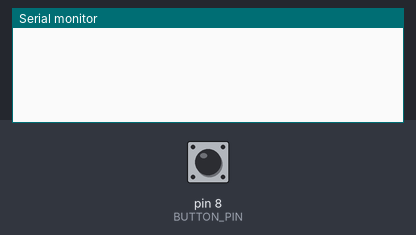
A sketch run on a simulated Arduino Uno, built with avr-gcc and run on an emulated ATmega328P. Shown: the last lines printed to the serial monitor. The inputs (shaded band) are chosen by the test bench; at power-on: pin 8 (BUTTON_PIN) LOW.

Above: at 1.2 s.
1.3 s: pin 8 (BUTTON_PIN) pulled HIGH for 0.15 s
At 1.8 s:
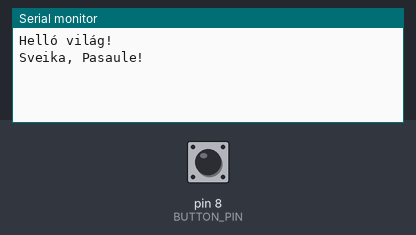
2.9 s: pin 8 (BUTTON_PIN) pulled HIGH for 1 s
At 5.0 s:
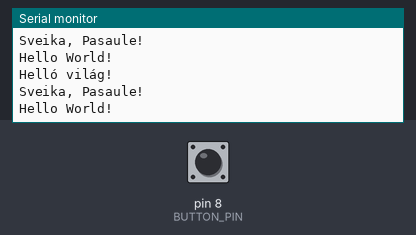

The sketch:

hello_switch_case.ino
```cpp
/*
Switch Case: Hello World
Author: Forest Ray
Date: May 25, 2026
*/

// Global Variables
const byte BUTTON_PIN = 8;   // input pin for active high button
int languageMode      = 0;   // specify language
bool previousState    = LOW; // keep track of button state
bool currentState     = LOW; // current loop button state

// Functions
String change_language(int languageModeP) {
/*
change_language
- Is given language mode that is changed via button press and returns
  "hello world" in a language specified by the number of button presses
Arguments:
- (int) languageModeP - specify which language to return message in
Return:
- (String) return_message - "Hello, world!" in language specified by
  language mode
*/

  String return_message = "Error: Invalid Language Mode";

  switch (languageModeP) {
    case 0: // English
      return_message = "Hello World!";
      break;
    case 1: // Hungarian
      return_message = "Helló világ!";
      break;
    case 2: // Latvian
      return_message = "Sveika, Pasaule!";
      break;
    default:
      return_message = "Error: Invalid Language Mode";
      break;
  } // end switch

  return return_message;
}

bool check_button_state(byte buttonPinP, bool previousStateP) {
/*
check_button_state
- Look at the state of the specified pin and compare it to the previous state.
  Return true if a valid button press has occured. This function is specifically
  for an active high button.
Arguments:
- (byte) buttonPinP - the input pin connected to the button
- (bool) previousStateP - the state to compare the current state of the button to
Return:
- (bool) buttonPress - return true if the button is being pressed
*/

  bool buttonState = digitalRead(buttonPinP); // check state of button
  bool buttonPress = false;

  if ((buttonState!=previousStateP) && buttonState) {
    buttonPress = true;
  }

  return buttonPress;
}

// Main Code
void setup() {
  Serial.begin(9600);         // baud rate is 9600
  pinMode(BUTTON_PIN, INPUT); // set input for button
}

void loop() {
  // check button state
  currentState = check_button_state(BUTTON_PIN, previousState);

  if (currentState) {
    if (languageMode == 2) {
      languageMode = 0; // if max mode number, reset to 0
      Serial.println(change_language(languageMode));
    } else {
      languageMode++; // increment mode
      Serial.println(change_language(languageMode));
    } // end if else
    previousState = currentState; // update state
  } else { previousState = currentState; }
  // end if else

  // I usually use a shorter debounce
  // but this code is particularly bounce prone
  delay(50); // debounce
}
```

Measured:
- after the input at 1.3 s, the serial monitor: prints a new line at once (image 1)
- after the input at 2.9 s, the serial monitor: prints a new line at once (image 2)
